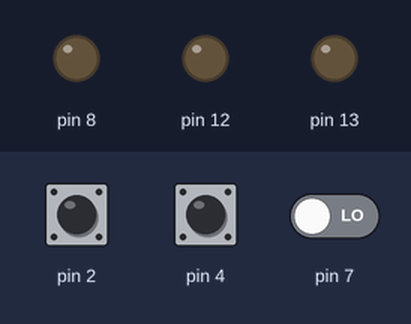
The sketch below on a simulated Arduino Uno, built with avr-gcc and run on an emulated ATmega328P. Shown: output pins drawn as LEDs (lit = HIGH). Inputs (shaded band) come from the test bench; at power-on: pin 2 LOW, pin 4 LOW, pin 7 LOW.

Above: at 1.2 s.
1.3 s: pin 2 driven HIGH
At 1.9 s:
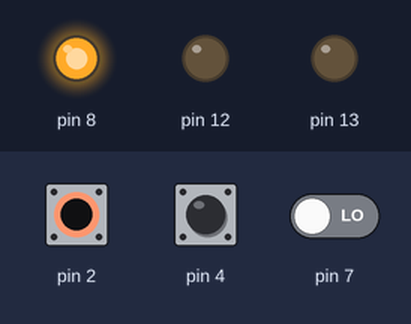
2.8 s: pin 4 driven HIGH
At 4.0 s:
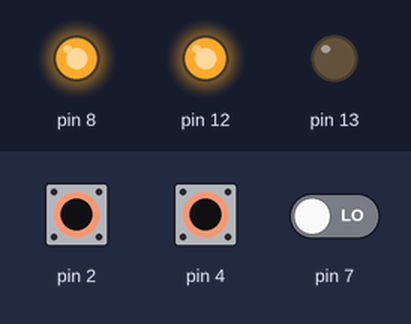
4.3 s: pin 7 driven HIGH
At 5.4 s:
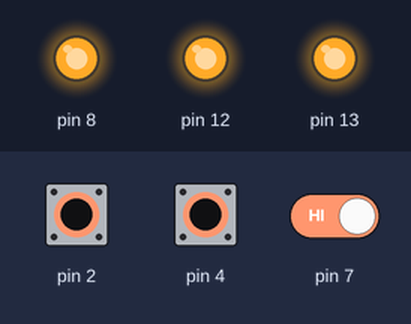
5.8 s: pin 2 pulsed LOW 5 times (0.12 s each, 0.3 s apart)
At 8.2 s:
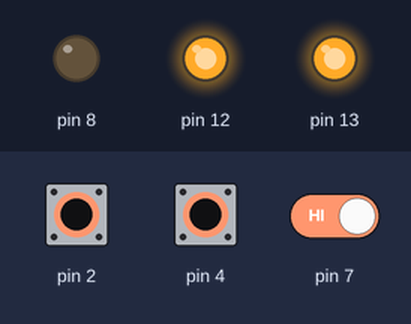
8.8 s: pin 4 pulsed LOW 2 times (0.12 s each, 0.3 s apart)
At 9.07 s:
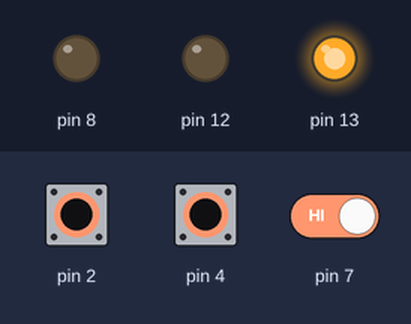
Timing chart, 0 to 11.8 s (numbered marks = the images above; inputs shaded):
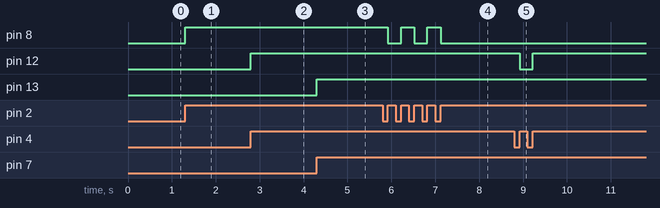

Measured:
- after the input at 1.3 s, pin 8: LOW → HIGH at once
- after the input at 2.8 s, pin 12: LOW → HIGH at once
- after the input at 4.3 s, pin 13: LOW → HIGH at once
- after the input at 5.8 s, pin 8: alternates HIGH for 0.30 s and LOW for 0.30 s, 5 changes in all, then stays LOW, starting after 0.12 s
- after the input at 8.8 s, pin 12: HIGH → LOW after 0.12 s, → HIGH 0.30 s later

The sketch:

3LED-3Buttons.ino
```cpp
bool led1State = false;
bool led2State = false;
bool led3State = false;

bool lastButton1 = false;
bool lastButton2 = false;
bool lastButton3 = false;

void setup() {
  pinMode(7, INPUT);
  pinMode(4, INPUT);
  pinMode(2, INPUT);

  pinMode(13, OUTPUT);
  pinMode(12, OUTPUT);
  pinMode(8, OUTPUT);

  digitalWrite(13, LOW);
  digitalWrite(12, LOW);
  digitalWrite(8, LOW);
}

void loop() {
  bool currentButton1 = digitalRead(7);
  bool currentButton2 = digitalRead(4);
  bool currentButton3 = digitalRead(2);

  if (currentButton1 == HIGH && lastButton1 == LOW) {
    led1State = !led1State;
    digitalWrite(13, led1State);
    delay(50);
  }

  if (currentButton2 == HIGH && lastButton2 == LOW) {
    led2State = !led2State;
    digitalWrite(12, led2State);
    delay(50);
  }

  if (currentButton3 == HIGH && lastButton3 == LOW) {
    led3State = !led3State;
    digitalWrite(8, led3State);
    delay(50);
  }

  lastButton1 = currentButton1;
  lastButton2 = currentButton2;
  lastButton3 = currentButton3;
}
```
